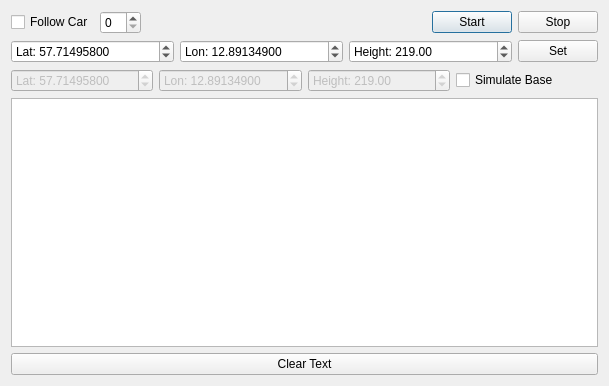
<?xml version="1.0" encoding="UTF-8"?>
<ui version="4.0">
 <class>GpsSim</class>
 <widget class="QDialog" name="GpsSim">
  <property name="geometry">
   <rect>
    <x>0</x>
    <y>0</y>
    <width>609</width>
    <height>386</height>
   </rect>
  </property>
  <property name="windowTitle">
   <string>GPS Simulator</string>
  </property>
  <layout class="QVBoxLayout" name="verticalLayout">
   <item>
    <layout class="QHBoxLayout" name="horizontalLayout">
     <item>
      <widget class="QCheckBox" name="followCarBox">
       <property name="text">
        <string>Follow Car</string>
       </property>
      </widget>
     </item>
     <item>
      <widget class="QSpinBox" name="carBox"/>
     </item>
     <item>
      <spacer name="horizontalSpacer">
       <property name="orientation">
        <enum>Qt::Horizontal</enum>
       </property>
       <property name="sizeHint" stdset="0">
        <size>
         <width>40</width>
         <height>20</height>
        </size>
       </property>
      </spacer>
     </item>
     <item>
      <widget class="QPushButton" name="startButton">
       <property name="text">
        <string>Start</string>
       </property>
      </widget>
     </item>
     <item>
      <widget class="QPushButton" name="stopButton">
       <property name="text">
        <string>Stop</string>
       </property>
      </widget>
     </item>
    </layout>
   </item>
   <item>
    <layout class="QHBoxLayout" name="horizontalLayout_2">
     <item>
      <widget class="QDoubleSpinBox" name="latBox">
       <property name="prefix">
        <string>Lat: </string>
       </property>
       <property name="decimals">
        <number>8</number>
       </property>
       <property name="minimum">
        <double>-90.000000000000000</double>
       </property>
       <property name="maximum">
        <double>90.000000000000000</double>
       </property>
       <property name="singleStep">
        <double>0.001000000000000</double>
       </property>
       <property name="value">
        <double>57.714958000000003</double>
       </property>
      </widget>
     </item>
     <item>
      <widget class="QDoubleSpinBox" name="lonBox">
       <property name="prefix">
        <string>Lon: </string>
       </property>
       <property name="decimals">
        <number>8</number>
       </property>
       <property name="minimum">
        <double>-180.000000000000000</double>
       </property>
       <property name="maximum">
        <double>180.000000000000000</double>
       </property>
       <property name="singleStep">
        <double>0.001000000000000</double>
       </property>
       <property name="value">
        <double>12.891349000000000</double>
       </property>
      </widget>
     </item>
     <item>
      <widget class="QDoubleSpinBox" name="heightBox">
       <property name="prefix">
        <string>Height: </string>
       </property>
       <property name="minimum">
        <double>-10000.000000000000000</double>
       </property>
       <property name="maximum">
        <double>10000.000000000000000</double>
       </property>
       <property name="value">
        <double>219.000000000000000</double>
       </property>
      </widget>
     </item>
     <item>
      <widget class="QPushButton" name="setPosButton">
       <property name="sizePolicy">
        <sizepolicy hsizetype="Fixed" vsizetype="Fixed">
         <horstretch>0</horstretch>
         <verstretch>0</verstretch>
        </sizepolicy>
       </property>
       <property name="text">
        <string>Set</string>
       </property>
      </widget>
     </item>
    </layout>
   </item>
   <item>
    <layout class="QHBoxLayout" name="horizontalLayout_3">
     <item>
      <widget class="QDoubleSpinBox" name="latBaseBox">
       <property name="enabled">
        <bool>false</bool>
       </property>
       <property name="prefix">
        <string>Lat: </string>
       </property>
       <property name="decimals">
        <number>8</number>
       </property>
       <property name="minimum">
        <double>-90.000000000000000</double>
       </property>
       <property name="maximum">
        <double>90.000000000000000</double>
       </property>
       <property name="singleStep">
        <double>0.001000000000000</double>
       </property>
       <property name="value">
        <double>57.714958000000003</double>
       </property>
      </widget>
     </item>
     <item>
      <widget class="QDoubleSpinBox" name="lonBaseBox">
       <property name="enabled">
        <bool>false</bool>
       </property>
       <property name="prefix">
        <string>Lon: </string>
       </property>
       <property name="decimals">
        <number>8</number>
       </property>
       <property name="minimum">
        <double>-180.000000000000000</double>
       </property>
       <property name="maximum">
        <double>180.000000000000000</double>
       </property>
       <property name="singleStep">
        <double>0.001000000000000</double>
       </property>
       <property name="value">
        <double>12.891349000000000</double>
       </property>
      </widget>
     </item>
     <item>
      <widget class="QDoubleSpinBox" name="heightBaseBox">
       <property name="enabled">
        <bool>false</bool>
       </property>
       <property name="prefix">
        <string>Height: </string>
       </property>
       <property name="minimum">
        <double>-10000.000000000000000</double>
       </property>
       <property name="maximum">
        <double>10000.000000000000000</double>
       </property>
       <property name="value">
        <double>219.000000000000000</double>
       </property>
      </widget>
     </item>
     <item>
      <widget class="QCheckBox" name="simBaseBox">
       <property name="toolTip">
        <string>Simulate RTK base station. Requires regular Lime SDR with two outputs.</string>
       </property>
       <property name="text">
        <string>Simulate Base</string>
       </property>
      </widget>
     </item>
    </layout>
   </item>
   <item>
    <widget class="QTextBrowser" name="textBrowser">
     <property name="font">
      <font>
       <family>Monospace</family>
       <pointsize>10</pointsize>
      </font>
     </property>
     <property name="lineWrapMode">
      <enum>QTextEdit::NoWrap</enum>
     </property>
    </widget>
   </item>
   <item>
    <widget class="QPushButton" name="clearButton">
     <property name="text">
      <string>Clear Text</string>
     </property>
    </widget>
   </item>
  </layout>
 </widget>
 <resources/>
 <connections/>
</ui>
